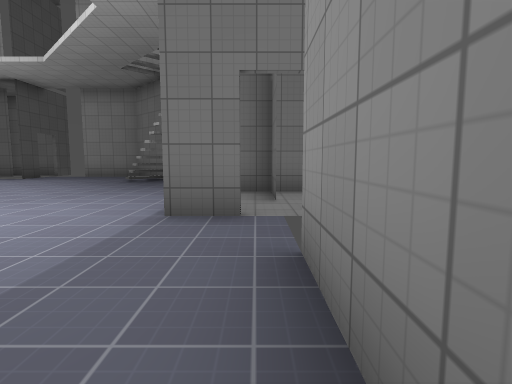
View 1 (above)

16 first-person views from a walk through a level from a Godot 3-D game. The camera is 1.3 m above the floor, tilts 6° down and sees 80° across. The floor is counted in squares, 2 m on a side. Each view is taken from the middle of a square. On the plan, view 1 faces up. The plan holds only what a view shows up to about 10 squares ahead; the rest is blank. The place goes on beyond the plan. Surface patterns are stand-ins for the level's own textures.

View 2
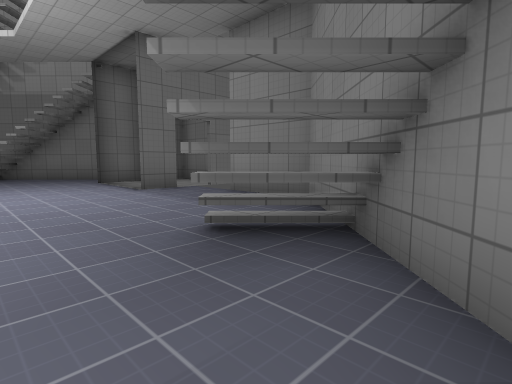

View 3
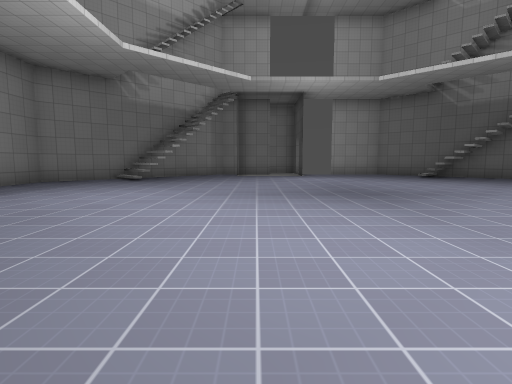

View 4
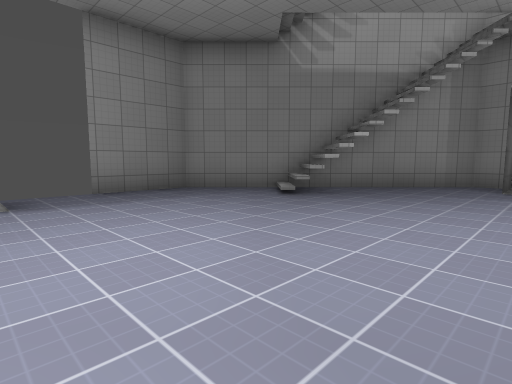

View 5
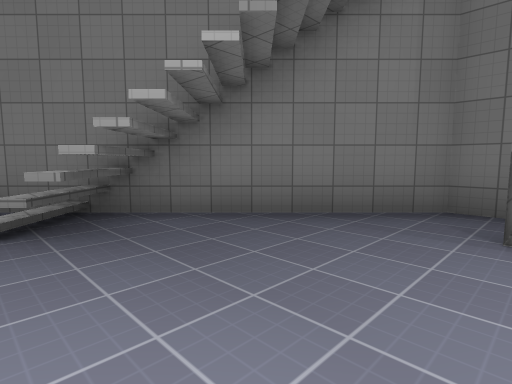

View 6
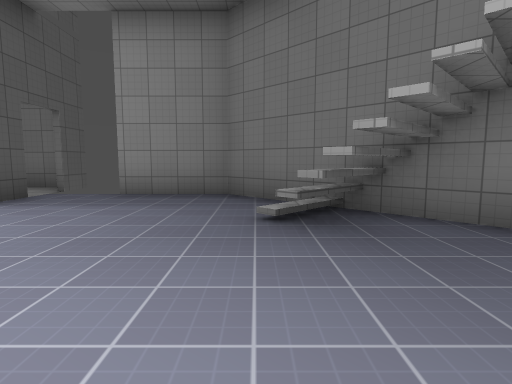

View 7
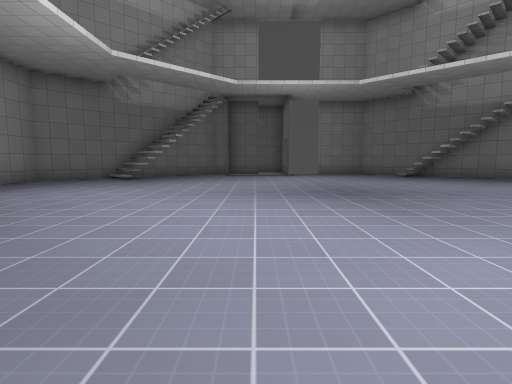

View 8
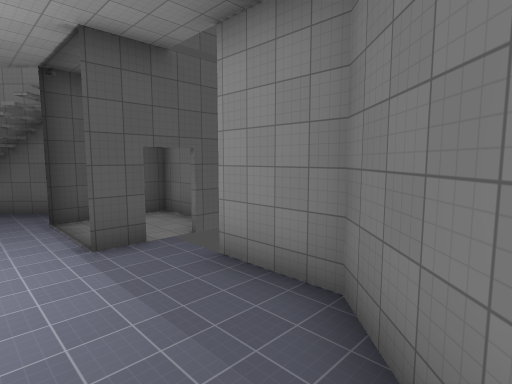

View 9
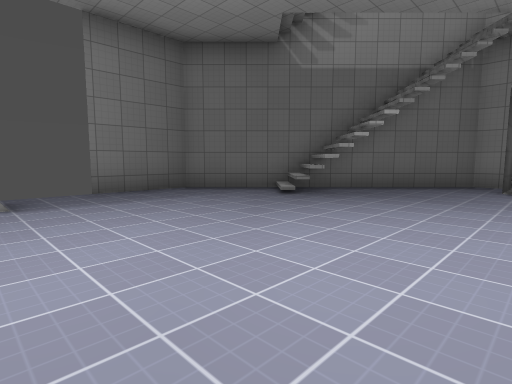

View 10
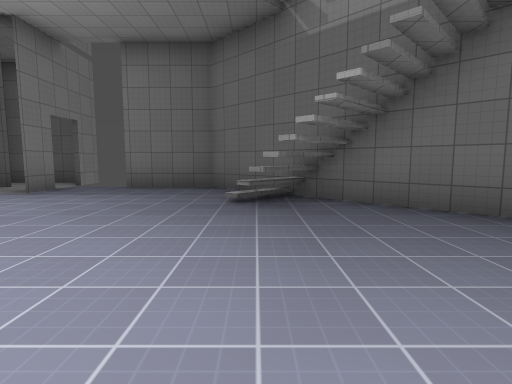

View 11
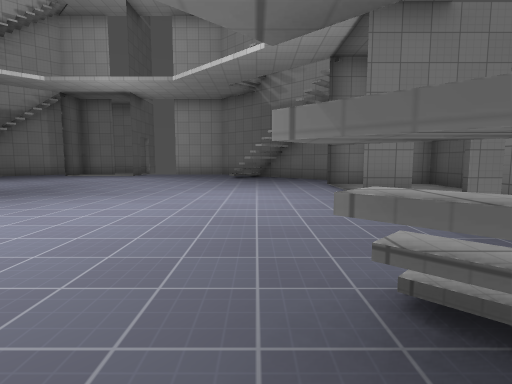

View 12
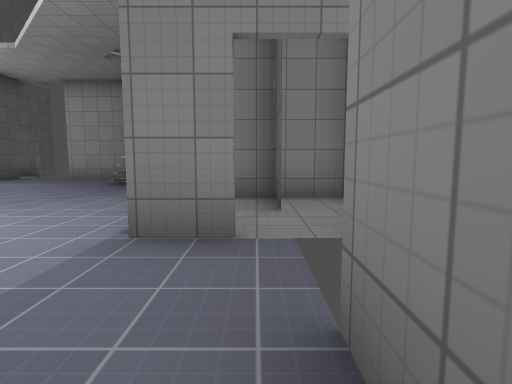

View 13
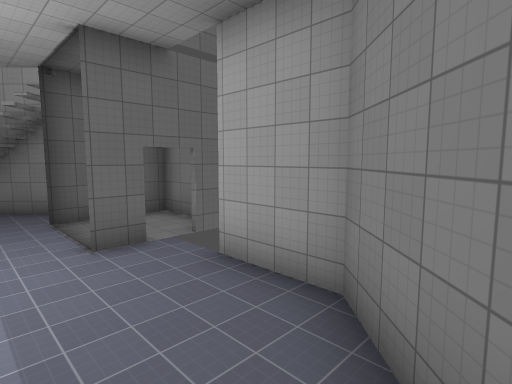

View 14
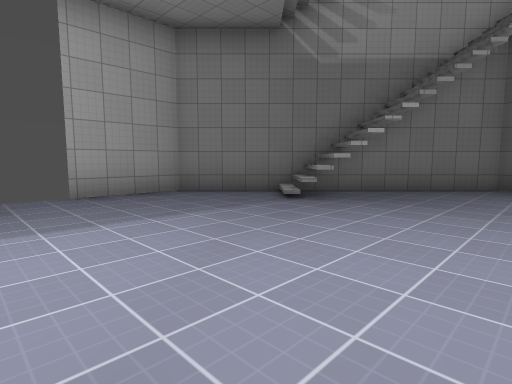

View 15
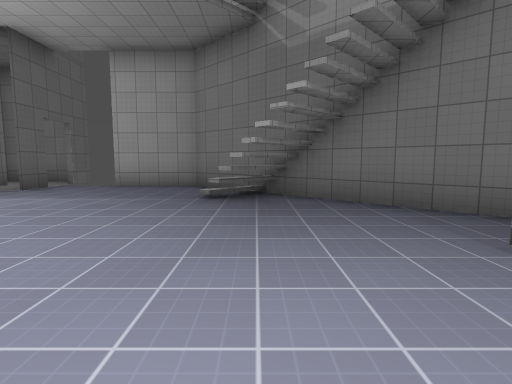

View 16
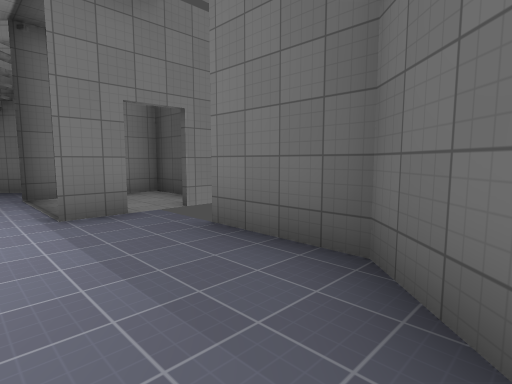

### Floor plan
Key: @ floor where view 1 was taken; # wall or solid block; . floor; / step, stairs or slope; = window, fence, low wall or low ledge.
Columns run from 18 left of view 1 to 2 right of it. Each row starts with its distance up from view 1.
 12       ##  # ###
 11     ##.#  #....##
 10    ##...  ...../##
  9   ##/.........//.##
  8   #.//............#
  7  #.................#
  6  #...............####
  5   ...............##.#
  4 ##...............#..#
  3 #..#...............##
  2 #.##...............
  1 #.##...............#
  0 ###...............@#
 -1   #.............=.#
 -2   ##.//.........###
 -3    ##/....#  #..#
 -4     ##....#  #.##
 -5       #####  ##

Where each view was taken, in squares from view 1:
view 1: 0 up, 0 right, facing up
view 2: 3 down, 4 left, facing up-right
view 3: 9 up, 6 left, facing down
view 4: 4 up, 6 left, facing down-right
view 5: 6 up, 4 left, facing up-right
view 6: 6 up, 4 left, facing up
view 7: 5 up, 14 left, facing right
view 8: 9 up, 3 left, facing up-left
view 9: 3 up, 10 left, facing up-left
view 10: 8 up, 9 left, facing left
view 11: 9 up, 13 left, facing down
view 12: 6 up, 16 left, facing down
view 13: 2 down, 13 left, facing down-right
view 14: 1 up, 8 left, facing down-left
view 15: 3 up, 13 left, facing down
view 16: 8 up, 14 left, facing down-left
